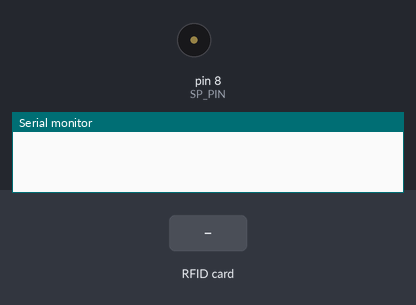
Bench run of a sketch on a simulated Arduino Uno, built with avr-gcc and run on an emulated ATmega328P. On the bench: buzzer (waves = sounding), the last lines printed to the serial monitor. The inputs (shaded band) are chosen by the test bench.

Above: at 1.2 s.
1.3 s: RFID card 04 AA 89 2B held to the reader
At 2.5 s:
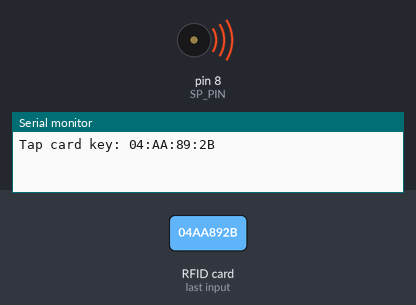
2.8 s: RFID card 69 C1 A0 C2 held to the reader
At 4.0 s:
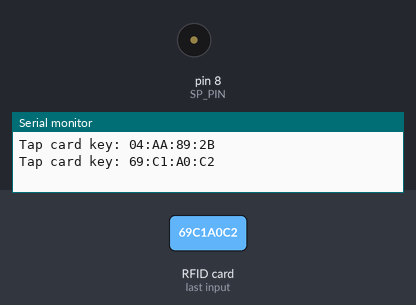
Timing chart, 0 to 5.8 s (numbered marks = the images above; inputs shaded):
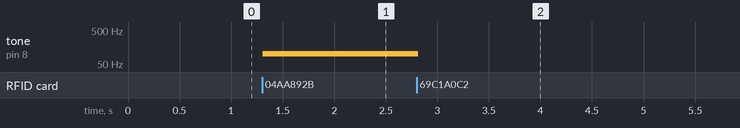

Measured:
- after the input at 1.3 s, tone on pin 8 (SP_PIN): silent → 100 Hz at once
- after the input at 2.8 s, tone on pin 8 (SP_PIN): 100 Hz → silent at once

The sketch:

rfid.ino
```cpp
#include "SPI.h"
#include "MFRC522.h"

#define SS_PIN 10
#define RST_PIN 9
#define SP_PIN 8

MFRC522 rfid(SS_PIN, RST_PIN);

MFRC522::MIFARE_Key key;

void setup() {
  Serial.begin(9600);
  SPI.begin();
  rfid.PCD_Init();
  pinMode(8, OUTPUT);
}

void loop() {
  if (!rfid.PICC_IsNewCardPresent() || !rfid.PICC_ReadCardSerial())
    return;

  // Serial.print(F("PICC type: "));
  MFRC522::PICC_Type piccType = rfid.PICC_GetType(rfid.uid.sak);
  // Serial.println(rfid.PICC_GetTypeName(piccType));

  // Check is the PICC of Classic MIFARE type
  if (piccType != MFRC522::PICC_TYPE_MIFARE_MINI &&
    piccType != MFRC522::PICC_TYPE_MIFARE_1K &&
    piccType != MFRC522::PICC_TYPE_MIFARE_4K) {
    Serial.println(F("Your tag is not of type MIFARE Classic."));
    return;
  }

  String strID = "";
  for (byte i = 0; i < 4; i++)
  {
    strID +=
    (rfid.uid.uidByte[i] < 0x10 ? "0" : "") + String(rfid.uid.uidByte[i], HEX) + (i!=3 ? ":" : "");
  }
  strID.toUpperCase();


  Serial.print("Tap card key: ");
  Serial.println(strID);

  if (strID == "04:AA:89:2B")
  {
    tone(8,100);
  }

  if (strID == "69:C1:A0:C2")
  {
    noTone(8);
  }

  rfid.PICC_HaltA();
  rfid.PCD_StopCrypto1();
}
```
